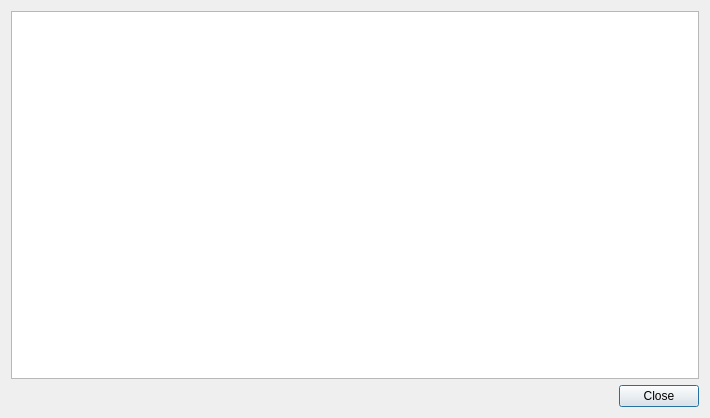
<?xml version="1.0" encoding="UTF-8"?>
<ui version="4.0">
 <class>OverwriteInfoDialog</class>
 <widget class="QDialog" name="OverwriteInfoDialog">
  <property name="geometry">
   <rect>
    <x>0</x>
    <y>0</y>
    <width>710</width>
    <height>418</height>
   </rect>
  </property>
  <property name="windowTitle">
   <string>Overwrite</string>
  </property>
  <layout class="QVBoxLayout" name="verticalLayout">
   <item>
    <widget class="QTreeView" name="filesView">
     <property name="contextMenuPolicy">
      <enum>Qt::CustomContextMenu</enum>
     </property>
     <property name="dragEnabled">
      <bool>true</bool>
     </property>
     <property name="dragDropMode">
      <enum>QAbstractItemView::DragOnly</enum>
     </property>
     <property name="selectionMode">
      <enum>QAbstractItemView::ExtendedSelection</enum>
     </property>
     <property name="sortingEnabled">
      <bool>true</bool>
     </property>
    </widget>
   </item>
   <item>
    <widget class="QDialogButtonBox" name="buttonBox">
     <property name="orientation">
      <enum>Qt::Horizontal</enum>
     </property>
     <property name="standardButtons">
      <set>QDialogButtonBox::Close</set>
     </property>
    </widget>
   </item>
  </layout>
 </widget>
 <resources/>
 <connections>
  <connection>
   <sender>buttonBox</sender>
   <signal>accepted()</signal>
   <receiver>OverwriteInfoDialog</receiver>
   <slot>accept()</slot>
   <hints>
    <hint type="sourcelabel">
     <x>248</x>
     <y>254</y>
    </hint>
    <hint type="destinationlabel">
     <x>157</x>
     <y>274</y>
    </hint>
   </hints>
  </connection>
  <connection>
   <sender>buttonBox</sender>
   <signal>rejected()</signal>
   <receiver>OverwriteInfoDialog</receiver>
   <slot>reject()</slot>
   <hints>
    <hint type="sourcelabel">
     <x>316</x>
     <y>260</y>
    </hint>
    <hint type="destinationlabel">
     <x>286</x>
     <y>274</y>
    </hint>
   </hints>
  </connection>
 </connections>
</ui>
